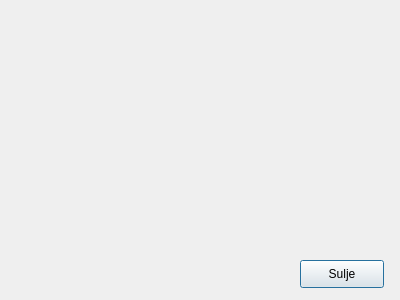
<?xml version="1.0" encoding="UTF-8"?>
<ui version="4.0">
 <class>infoDialog</class>
 <widget class="QDialog" name="infoDialog">
  <property name="geometry">
   <rect>
    <x>0</x>
    <y>0</y>
    <width>400</width>
    <height>300</height>
   </rect>
  </property>
  <property name="windowTitle">
   <string>Dialog</string>
  </property>
  <widget class="QPushButton" name="closeButton">
   <property name="geometry">
    <rect>
     <x>300</x>
     <y>260</y>
     <width>84</width>
     <height>28</height>
    </rect>
   </property>
   <property name="text">
    <string>Sulje</string>
   </property>
  </widget>
  <widget class="QLabel" name="label">
   <property name="geometry">
    <rect>
     <x>150</x>
     <y>90</y>
     <width>151</width>
     <height>81</height>
    </rect>
   </property>
   <property name="text">
    <string/>
   </property>
  </widget>
 </widget>
 <resources/>
 <connections/>
</ui>
